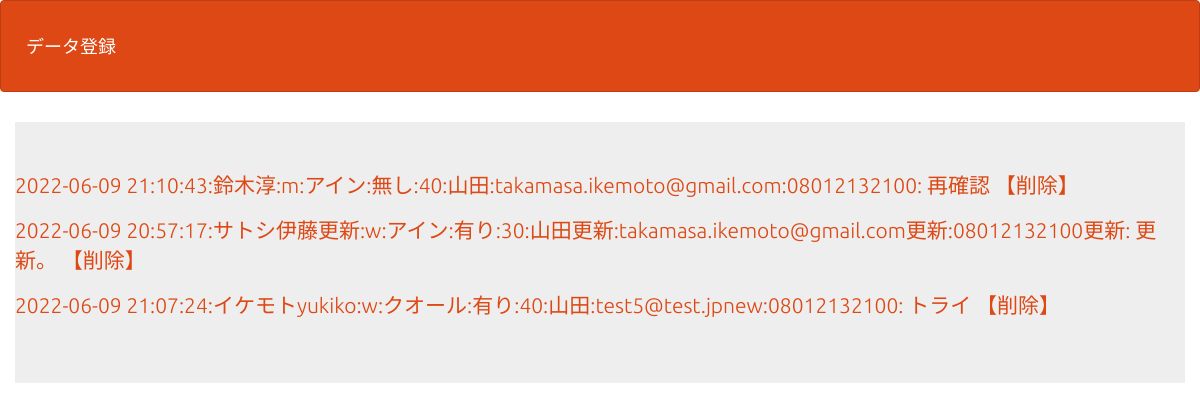
The page /select.php on the database its author committed.
### tables this page shows
CREATE TABLE `gs_phrmcy0607` (
  `id` int(64) NOT NULL,
  `patient_name` varchar(64) NOT NULL,
  `seibetsu` varchar(12) NOT NULL,
  `store_name` varchar(64) NOT NULL,
  `stock` varchar(64) NOT NULL,
  `waiting_time` varchar(64) NOT NULL,
  `pic` varchar(64) NOT NULL,
  `email` varchar(128) NOT NULL,
  `tele` varchar(64) NOT NULL,
  `memo` text NOT NULL,
  `date` datetime NOT NULL
);

### select.php (the view, shortened to what this page needs)
<?php
function h($str){
    return htmlspecialchars($str,ENT_QUOTES);
}
try {
  $pdo = new PDO('mysql:dbname=gs_db;charset=utf8;host=localhost','root','root');
} catch (PDOException $e) {
  exit('DBConnectError'.$e->getMessage());
}
$stmt = $pdo->prepare('SELECT * FROM gs_phrmcy0607');
$status = $stmt->execute();
$view="";
if ($status==false) {
  $error = $stmt->errorInfo();
  exit("ErrorQuery:".$error[2]);
}else{
  while( $result = $stmt->fetch(PDO::FETCH_ASSOC)){
    $view .= '<p>';
    $view .='<a href="detail.php?id=  '         .$result['id'].         '   ">';
    $view .= h($result['date'])
    . ':'  . h($result['patient_name'])
    . ':'  . h($result['seibetsu'])
    . ':'  . h($result['store_name'])
    . ':'  . h($result['stock'])
    . ':'  . h($result['waiting_time'])
    . ':'  . h($result['pic'])
    . ':'  . h($result['email'])
    . ':'  . h($result['tele'])
    . ':'  . h($result['memo']) ;
    $view .='</a>';
    $view .='<a href="delete.php?id='         .$result['id'].         '">';
    $view .= '【削除】';
    $view .='</a>';
    $view .= '</p>';
  }
}
?>
<!DOCTYPE html>
<html lang="ja">
<head>
<link rel="stylesheet" href="css/range.css">
<link href="css/bootstrap.min.css" rel="stylesheet">
</head>
<body id="main">
<header>
  <nav class="navbar navbar-default">
    <div class="container-fluid">
      <div class="navbar-header">
      <a class="navbar-brand" href="index.php">データ登録</a>
      </div>
    </div>
  </nav>
</header>
<div>
    <div class="container jumbotron">
      <?= $view ?>
    </div>
</div>
</body>
</html>

### select.php (style rules this page uses)
div { padding: 10px;font-size:16px; }

### rows shown on the page
gs_phrmcy0607: value "2022-06-09 21:10:43:鈴木淳:m:アイン:無し:40:山田:takamasa.ikemoto@gmail.com:08012132100: 再確認 【削除】"
gs_phrmcy0607: value "2022-06-09 20:57:17:サトシ伊藤更新:w:アイン:有り:30:山田更新:takamasa.ikemoto@gmail.com更新:08012132100更新: 更新。 【削除】"
gs_phrmcy0607: value "2022-06-09 21:07:24:イケモトyukiko:w:クオール:有り:40:山田:test5@test.jpnew:08012132100: トライ 【削除】"
